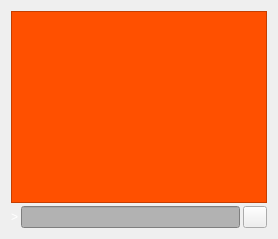
     <widget class="QWidget" name="tab_console">
      <attribute name="title">
       <string>&amp;Console</string>
      </attribute>
      <layout class="QVBoxLayout" name="verticalLayout_3">
       <property name="spacing">
        <number>3</number>
       </property>
       <item>
        <widget class="QTextEdit" name="messagesWidget">
         <property name="minimumSize">
          <size>
           <width>0</width>
           <height>100</height>
          </size>
         </property>
         <property name="palette">
          <palette>
           <active>
            <colorrole role="WindowText">
             <brush brushstyle="SolidPattern">
              <color alpha="255">
               <red>255</red>
               <green>255</green>
               <blue>255</blue>
              </color>
             </brush>
            </colorrole>
            <colorrole role="Button">
             <brush brushstyle="SolidPattern">
              <color alpha="255">
               <red>255</red>
               <green>80</green>
               <blue>0</blue>
              </color>
             </brush>
            </colorrole>
            <colorrole role="Light">
             <brush brushstyle="SolidPattern">
              <color alpha="255">
               <red>255</red>
               <green>255</green>
               <blue>255</blue>
              </color>
             </brush>
            </colorrole>
            <colorrole role="Midlight">
             <brush brushstyle="SolidPattern">
              <color alpha="255">
               <red>255</red>
               <green>255</green>
               <blue>255</blue>
              </color>
             </brush>
            </colorrole>
            <colorrole role="Dark">
             <brush brushstyle="SolidPattern">
              <color alpha="255">
               <red>255</red>
               <green>255</green>
               <blue>255</blue>
              </color>
             </brush>
            </colorrole>
            <colorrole role="Mid">
             <brush brushstyle="SolidPattern">
              <color alpha="255">
               <red>255</red>
               <green>255</green>
               <blue>255</blue>
              </color>
             </brush>
            </colorrole>
            <colorrole role="Text">
             <brush brushstyle="SolidPattern">
              <color alpha="255">
               <red>255</red>
               <green>255</green>
               <blue>255</blue>
              </color>
             </brush>
            </colorrole>
            <colorrole role="ButtonText">
             <brush brushstyle="SolidPattern">
              <color alpha="255">
               <red>255</red>
               <green>255</green>
               <blue>255</blue>
              </color>
             </brush>
            </colorrole>
            <colorrole role="Base">
             <brush brushstyle="SolidPattern">
              <color alpha="255">
               <red>255</red>
               <green>80</green>
               <blue>0</blue>
              </color>
             </brush>
            </colorrole>
            <colorrole role="Window">
             <brush brushstyle="SolidPattern">
              <color alpha="255">
               <red>255</red>
               <green>80</green>
               <blue>0</blue>
              </color>
             </brush>
            </colorrole>
            <colorrole role="Shadow">
             <brush brushstyle="SolidPattern">
              <color alpha="255">
               <red>255</red>
               <green>255</green>
               <blue>255</blue>
              </color>
             </brush>
            </colorrole>
            <colorrole role="NoRole">
             <brush brushstyle="SolidPattern">
              <color alpha="255">
               <red>255</red>
               <green>255</green>
               <blue>255</blue>
              </color>
             </brush>
            </colorrole>
            <colorrole role="ToolTipBase">
             <brush brushstyle="SolidPattern">
              <color alpha="255">
               <red>138</red>
               <green>138</green>
               <blue>138</blue>
              </color>
             </brush>
            </colorrole>
           </active>
           <inactive>
            <colorrole role="WindowText">
             <brush brushstyle="SolidPattern">
              <color alpha="255">
               <red>255</red>
               <green>255</green>
               <blue>255</blue>
              </color>
             </brush>
            </colorrole>
            <colorrole role="Button">
             <brush brushstyle="SolidPattern">
              <color alpha="255">
               <red>255</red>
               <green>80</green>
               <blue>0</blue>
              </color>
             </brush>
            </colorrole>
            <colorrole role="Light">
             <brush brushstyle="SolidPattern">
              <color alpha="255">
               <red>255</red>
               <green>255</green>
               <blue>255</blue>
              </color>
             </brush>
            </colorrole>
            <colorrole role="Midlight">
             <brush brushstyle="SolidPattern">
              <color alpha="255">
               <red>255</red>
               <green>255</green>
               <blue>255</blue>
              </color>
             </brush>
            </colorrole>
            <colorrole role="Dark">
             <brush brushstyle="SolidPattern">
              <color alpha="255">
               <red>255</red>
               <green>255</green>
               <blue>255</blue>
              </color>
             </brush>
            </colorrole>
            <colorrole role="Mid">
             <brush brushstyle="SolidPattern">
              <color alpha="255">
               <red>255</red>
               <green>255</green>
               <blue>255</blue>
              </color>
             </brush>
            </colorrole>
            <colorrole role="Text">
             <brush brushstyle="SolidPattern">
              <color alpha="255">
               <red>255</red>
               <green>255</green>
               <blue>255</blue>
              </color>
             </brush>
            </colorrole>
            <colorrole role="ButtonText">
             <brush brushstyle="SolidPattern">
              <color alpha="255">
               <red>255</red>
               <green>255</green>
               <blue>255</blue>
              </color>
             </brush>
            </colorrole>
            <colorrole role="Base">
             <brush brushstyle="SolidPattern">
              <color alpha="255">
               <red>255</red>
               <green>80</green>
               <blue>0</blue>
              </color>
             </brush>
            </colorrole>
            <colorrole role="Window">
             <brush brushstyle="SolidPattern">
              <color alpha="255">
               <red>255</red>
               <green>80</green>
               <blue>0</blue>
              </color>
             </brush>
            </colorrole>
            <colorrole role="Shadow">
             <brush brushstyle="SolidPattern">
              <color alpha="255">
               <red>255</red>
               <green>255</green>
               <blue>255</blue>
              </color>
             </brush>
            </colorrole>
            <colorrole role="NoRole">
             <brush brushstyle="SolidPattern">
              <color alpha="255">
               <red>255</red>
               <green>255</green>
               <blue>255</blue>
              </color>
             </brush>
            </colorrole>
            <colorrole role="ToolTipBase">
             <brush brushstyle="SolidPattern">
              <color alpha="255">
               <red>138</red>
               <green>138</green>
               <blue>138</blue>
              </color>
             </brush>
            </colorrole>
           </inactive>
           <disabled>
            <colorrole role="WindowText">
             <brush brushstyle="SolidPattern">
              <color alpha="255">
               <red>255</red>
               <green>255</green>
               <blue>255</blue>
              </color>
             </brush>
            </colorrole>
            <colorrole role="Button">
             <brush brushstyle="SolidPattern">
              <color alpha="255">
               <red>255</red>
               <green>80</green>
               <blue>0</blue>
              </color>
             </brush>
            </colorrole>
            <colorrole role="Light">
             <brush brushstyle="SolidPattern">
              <color alpha="255">
               <red>255</red>
               <green>255</green>
               <blue>255</blue>
              </color>
             </brush>
            </colorrole>
            <colorrole role="Midlight">
             <brush brushstyle="SolidPattern">
              <color alpha="255">
               <red>255</red>
               <green>255</green>
               <blue>255</blue>
              </color>
             </brush>
            </colorrole>
            <colorrole role="Dark">
             <brush brushstyle="SolidPattern">
              <color alpha="255">
               <red>255</red>
               <green>255</green>
               <blue>255</blue>
              </color>
             </brush>
            </colorrole>
            <colorrole role="Mid">
             <brush brushstyle="SolidPattern">
              <color alpha="255">
               <red>255</red>
               <green>255</green>
               <blue>255</blue>
              </color>
             </brush>
            </colorrole>
            <colorrole role="Text">
             <brush brushstyle="SolidPattern">
              <color alpha="255">
               <red>255</red>
               <green>255</green>
               <blue>255</blue>
              </color>
             </brush>
            </colorrole>
            <colorrole role="ButtonText">
             <brush brushstyle="SolidPattern">
              <color alpha="255">
               <red>255</red>
               <green>255</green>
               <blue>255</blue>
              </color>
             </brush>
            </colorrole>
            <colorrole role="Base">
             <brush brushstyle="SolidPattern">
              <color alpha="255">
               <red>255</red>
               <green>80</green>
               <blue>0</blue>
              </color>
             </brush>
            </colorrole>
            <colorrole role="Window">
             <brush brushstyle="SolidPattern">
              <color alpha="255">
               <red>255</red>
               <green>80</green>
               <blue>0</blue>
              </color>
             </brush>
            </colorrole>
            <colorrole role="Shadow">
             <brush brushstyle="SolidPattern">
              <color alpha="255">
               <red>255</red>
               <green>255</green>
               <blue>255</blue>
              </color>
             </brush>
            </colorrole>
            <colorrole role="NoRole">
             <brush brushstyle="SolidPattern">
              <color alpha="255">
               <red>255</red>
               <green>255</green>
               <blue>255</blue>
              </color>
             </brush>
            </colorrole>
            <colorrole role="ToolTipBase">
             <brush brushstyle="SolidPattern">
              <color alpha="255">
               <red>138</red>
               <green>138</green>
               <blue>138</blue>
              </color>
             </brush>
            </colorrole>
           </disabled>
          </palette>
         </property>
         <property name="autoFillBackground">
          <bool>true</bool>
         </property>
         <property name="readOnly">
          <bool>true</bool>
         </property>
         <property name="tabKeyNavigation" stdset="0">
          <bool>false</bool>
         </property>
         <property name="columnCount" stdset="0">
          <number>2</number>
         </property>
        </widget>
       </item>
       <item>
        <layout class="QHBoxLayout" name="horizontalLayout">
         <property name="spacing">
          <number>3</number>
         </property>
         <item>
          <widget class="QLabel" name="label">
           <property name="palette">
            <palette>
             <active>
              <colorrole role="WindowText">
               <brush brushstyle="SolidPattern">
                <color alpha="255">
                 <red>255</red>
                 <green>255</green>
                 <blue>255</blue>
                </color>
               </brush>
              </colorrole>
              <colorrole role="Button">
               <brush brushstyle="SolidPattern">
                <color alpha="255">
                 <red>255</red>
                 <green>80</green>
                 <blue>0</blue>
                </color>
               </brush>
              </colorrole>
              <colorrole role="Text">
               <brush brushstyle="SolidPattern">
                <color alpha="255">
                 <red>255</red>
                 <green>255</green>
                 <blue>255</blue>
                </color>
               </brush>
              </colorrole>
              <colorrole role="Base">
               <brush brushstyle="SolidPattern">
                <color alpha="255">
                 <red>255</red>
                 <green>80</green>
                 <blue>0</blue>
                </color>
               </brush>
              </colorrole>
              <colorrole role="Window">
               <brush brushstyle="SolidPattern">
                <color alpha="255">
                 <red>255</red>
                 <green>80</green>
                 <blue>0</blue>
                </color>
               </brush>
              </colorrole>
             </active>
             <inactive>
              <colorrole role="WindowText">
               <brush brushstyle="SolidPattern">
                <color alpha="255">
                 <red>255</red>
                 <green>255</green>
                 <blue>255</blue>
                </color>
               </brush>
              </colorrole>
              <colorrole role="Button">
               <brush brushstyle="SolidPattern">
                <color alpha="255">
                 <red>255</red>
                 <green>80</green>
                 <blue>0</blue>
                </color>
               </brush>
              </colorrole>
              <colorrole role="Text">
               <brush brushstyle="SolidPattern">
                <color alpha="255">
                 <red>255</red>
                 <green>255</green>
                 <blue>255</blue>
                </color>
               </brush>
              </colorrole>
              <colorrole role="Base">
               <brush brushstyle="SolidPattern">
                <color alpha="255">
                 <red>255</red>
                 <green>80</green>
                 <blue>0</blue>
                </color>
               </brush>
              </colorrole>
              <colorrole role="Window">
               <brush brushstyle="SolidPattern">
                <color alpha="255">
                 <red>255</red>
                 <green>80</green>
                 <blue>0</blue>
                </color>
               </brush>
              </colorrole>
             </inactive>
             <disabled>
              <colorrole role="WindowText">
               <brush brushstyle="SolidPattern">
                <color alpha="255">
                 <red>69</red>
                 <green>69</green>
                 <blue>69</blue>
                </color>
               </brush>
              </colorrole>
              <colorrole role="Button">
               <brush brushstyle="SolidPattern">
                <color alpha="255">
                 <red>255</red>
                 <green>80</green>
                 <blue>0</blue>
                </color>
               </brush>
              </colorrole>
              <colorrole role="Text">
               <brush brushstyle="SolidPattern">
                <color alpha="255">
                 <red>69</red>
                 <green>69</green>
                 <blue>69</blue>
                </color>
               </brush>
              </colorrole>
              <colorrole role="Base">
               <brush brushstyle="SolidPattern">
                <color alpha="255">
                 <red>255</red>
                 <green>80</green>
                 <blue>0</blue>
                </color>
               </brush>
              </colorrole>
              <colorrole role="Window">
               <brush brushstyle="SolidPattern">
                <color alpha="255">
                 <red>255</red>
                 <green>80</green>
                 <blue>0</blue>
                </color>
               </brush>
              </colorrole>
             </disabled>
            </palette>
           </property>
           <property name="autoFillBackground">
            <bool>false</bool>
           </property>
           <property name="text">
            <string notr="true">&gt;</string>
           </property>
          </widget>
         </item>
         <item>
          <widget class="QLineEdit" name="lineEdit">
           <property name="palette">
            <palette>
             <active>
              <colorrole role="WindowText">
               <brush brushstyle="SolidPattern">
                <color alpha="255">
                 <red>138</red>
                 <green>138</green>
                 <blue>138</blue>
                </color>
               </brush>
              </colorrole>
              <colorrole role="Button">
               <brush brushstyle="SolidPattern">
                <color alpha="255">
                 <red>178</red>
                 <green>178</green>
                 <blue>178</blue>
                </color>
               </brush>
              </colorrole>
              <colorrole role="Text">
               <brush brushstyle="SolidPattern">
                <color alpha="255">
                 <red>90</red>
                 <green>104</green>
                 <blue>118</blue>
                </color>
               </brush>
              </colorrole>
              <colorrole role="ButtonText">
               <brush brushstyle="SolidPattern">
                <color alpha="255">
                 <red>90</red>
                 <green>104</green>
                 <blue>118</blue>
                </color>
               </brush>
              </colorrole>
              <colorrole role="Base">
               <brush brushstyle="SolidPattern">
                <color alpha="255">
                 <red>178</red>
                 <green>178</green>
                 <blue>178</blue>
                </color>
               </brush>
              </colorrole>
              <colorrole role="Window">
               <brush brushstyle="SolidPattern">
                <color alpha="255">
                 <red>178</red>
                 <green>178</green>
                 <blue>178</blue>
                </color>
               </brush>
              </colorrole>
              <colorrole role="AlternateBase">
               <brush brushstyle="SolidPattern">
                <color alpha="255">
                 <red>138</red>
                 <green>138</green>
                 <blue>138</blue>
                </color>
               </brush>
              </colorrole>
             </active>
             <inactive>
              <colorrole role="WindowText">
               <brush brushstyle="SolidPattern">
                <color alpha="255">
                 <red>138</red>
                 <green>138</green>
                 <blue>138</blue>
                </color>
               </brush>
              </colorrole>
              <colorrole role="Button">
               <brush brushstyle="SolidPattern">
                <color alpha="255">
                 <red>178</red>
                 <green>178</green>
                 <blue>178</blue>
                </color>
               </brush>
              </colorrole>
              <colorrole role="Text">
               <brush brushstyle="SolidPattern">
                <color alpha="255">
                 <red>90</red>
                 <green>104</green>
                 <blue>118</blue>
                </color>
               </brush>
              </colorrole>
              <colorrole role="ButtonText">
               <brush brushstyle="SolidPattern">
                <color alpha="255">
                 <red>90</red>
                 <green>104</green>
                 <blue>118</blue>
                </color>
               </brush>
              </colorrole>
              <colorrole role="Base">
               <brush brushstyle="SolidPattern">
                <color alpha="255">
                 <red>178</red>
                 <green>178</green>
                 <blue>178</blue>
                </color>
               </brush>
              </colorrole>
              <colorrole role="Window">
               <brush brushstyle="SolidPattern">
                <color alpha="255">
                 <red>178</red>
                 <green>178</green>
                 <blue>178</blue>
                </color>
               </brush>
              </colorrole>
              <colorrole role="AlternateBase">
               <brush brushstyle="SolidPattern">
                <color alpha="255">
                 <red>138</red>
                 <green>138</green>
                 <blue>138</blue>
                </color>
               </brush>
              </colorrole>
             </inactive>
             <disabled>
              <colorrole role="WindowText">
               <brush brushstyle="SolidPattern">
                <color alpha="255">
                 <red>159</red>
                 <green>158</green>
                 <blue>158</blue>
                </color>
               </brush>
              </colorrole>
              <colorrole role="Button">
               <brush brushstyle="SolidPattern">
                <color alpha="255">
                 <red>178</red>
                 <green>178</green>
                 <blue>178</blue>
                </color>
               </brush>
              </colorrole>
              <colorrole role="Text">
               <brush brushstyle="SolidPattern">
                <color alpha="255">
                 <red>159</red>
                 <green>158</green>
                 <blue>158</blue>
                </color>
               </brush>
              </colorrole>
              <colorrole role="ButtonText">
               <brush brushstyle="SolidPattern">
                <color alpha="255">
                 <red>159</red>
                 <green>158</green>
                 <blue>158</blue>
                </color>
               </brush>
              </colorrole>
              <colorrole role="Base">
               <brush brushstyle="SolidPattern">
                <color alpha="255">
                 <red>178</red>
                 <green>178</green>
                 <blue>178</blue>
                </color>
               </brush>
              </colorrole>
              <colorrole role="Window">
               <brush brushstyle="SolidPattern">
                <color alpha="255">
                 <red>178</red>
                 <green>178</green>
                 <blue>178</blue>
                </color>
               </brush>
              </colorrole>
              <colorrole role="AlternateBase">
               <brush brushstyle="SolidPattern">
                <color alpha="255">
                 <red>138</red>
                 <green>138</green>
                 <blue>138</blue>
                </color>
               </brush>
              </colorrole>
             </disabled>
            </palette>
           </property>
           <property name="focusPolicy">
            <enum>Qt::NoFocus</enum>
           </property>
           <property name="autoFillBackground">
            <bool>false</bool>
           </property>
           <property name="styleSheet">
            <string notr="true">background-color: rgb(178, 178, 178);</string>
           </property>
          </widget>
         </item>
         <item>
          <widget class="QPushButton" name="clearButton">
           <property name="maximumSize">
            <size>
             <width>24</width>
             <height>24</height>
            </size>
           </property>
           <property name="toolTip">
            <string>Clear console</string>
           </property>
           <property name="autoFillBackground">
            <bool>false</bool>
           </property>
           <property name="text">
            <string/>
           </property>
           <property name="icon">
            <iconset resource="../bitcoin.qrc">
             <normaloff>:/icons/remove</normaloff>:/icons/remove</iconset>
           </property>
           <property name="shortcut">
            <string notr="true">Ctrl+L</string>
           </property>
           <property name="autoDefault">
            <bool>false</bool>
           </property>
          </widget>
         </item>
        </layout>
       </item>
      </layout>
     </widget>
